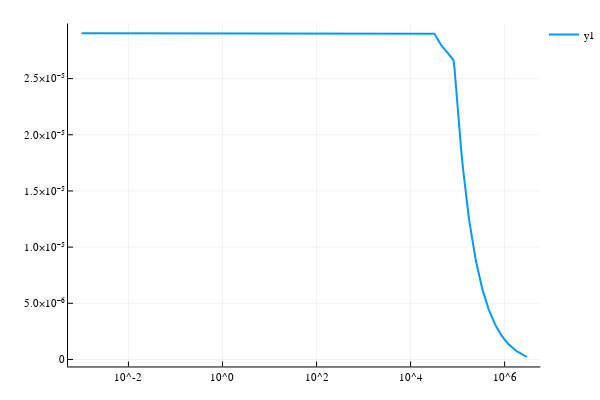

Here is the notebook cell this chart was saved with:
### Markdown cell above
## μ vs ξ

### Code cell
τ = 0.0;#5e-6;
mupdata = Chemostat.v1.FBA.μ.(fbaress, wpdata, τ);
mup = plot((ξrange, mupdata), xaxis = :log, lw =2)

### Figure 1 — Plotly figure (JSON) as saved in the notebook; plotly's stock layout.template omitted (floating-point values rounded to 4 significant figures; data arrays with more than 128 entries replaced by an {"elided": "..."} marker saying what was removed)
{"data": [{"colorbar": {"title": ""}, "hoverinfo": "text", "legendgroup": "y1", "line": {"color": "rgba(0, 154, 250, 1.000)", "dash": "solid", "shape": "linear", "width": 2}, "mode": "lines", "name": "y1", "showlegend": true, "text": {"elided": "750 null values"}, "type": "scatter", "x": {"elided": "750 float values"}, "xaxis": "x1", "y": {"elided": "750 float values"}, "yaxis": "y1"}], "layout": {"annotations": [], "height": 400, "legend": {"bgcolor": "rgba(255, 255, 255, 1.000)", "bordercolor": "rgba(0, 0, 0, 1.000)", "font": {"color": "rgba(0, 0, 0, 1.000)", "family": "sans-serif", "size": 11}, "tracegroupgap": 0, "x": 1, "y": 1}, "margin": {"b": 20, "l": 0, "r": 0, "t": 20}, "paper_bgcolor": "rgba(255, 255, 255, 1.000)", "plot_bgcolor": "rgba(255, 255, 255, 1.000)", "showlegend": true, "width": 600, "xaxis": {"anchor": "y1", "domain": [0.1251, 0.9934], "gridcolor": "rgba(0, 0, 0, 0.100)", "gridwidth": 0.5, "linecolor": "rgba(0, 0, 0, 1.000)", "mirror": false, "range": [-3.284, 6.761], "showgrid": true, "showline": true, "showticklabels": true, "tickangle": 0, "tickcolor": "rgb(0, 0, 0)", "tickfont": {"color": "rgba(0, 0, 0, 1.000)", "family": "sans-serif", "size": 11}, "tickmode": "array", "ticks": "inside", "ticktext": ["10^-2", "10^0", "10^2", "10^4", "10^6"], "tickvals": [0.01, 1, 100, 10000, 1000000], "title": "", "titlefont": {"color": "rgba(0, 0, 0, 1.000)", "family": "sans-serif", "size": 15}, "type": "log", "visible": true, "zeroline": false, "zerolinecolor": "rgba(0, 0, 0, 1.000)"}, "yaxis": {"anchor": "x1", "domain": [0.03762, 0.9902], "gridcolor": "rgba(0, 0, 0, 0.100)", "gridwidth": 0.5, "linecolor": "rgba(0, 0, 0, 1.000)", "mirror": false, "range": [-6.231e-07, 2.99e-05], "showgrid": true, "showline": true, "showticklabels": true, "tickangle": 0, "tickcolor": "rgb(0, 0, 0)", "tickfont": {"color": "rgba(0, 0, 0, 1.000)", "family": "sans-serif", "size": 11}, "tickmode": "array", "ticks": "inside", "ticktext": ["0", "5.0×10⁻⁶", "1.0×10⁻⁵", "1.5×10⁻⁵", "2.0×10⁻⁵", "2.5×10⁻⁵"], "tickvals": [0, 5e-06, 1e-05, 1.5e-05, 2e-05, 2.5e-05], "title": "", "titlefont": {"color": "rgba(0, 0, 0, 1.000)", "family": "sans-serif", "size": 15}, "type": "-", "visible": true, "zeroline": false, "zerolinecolor": "rgba(0, 0, 0, 1.000)"}}}
